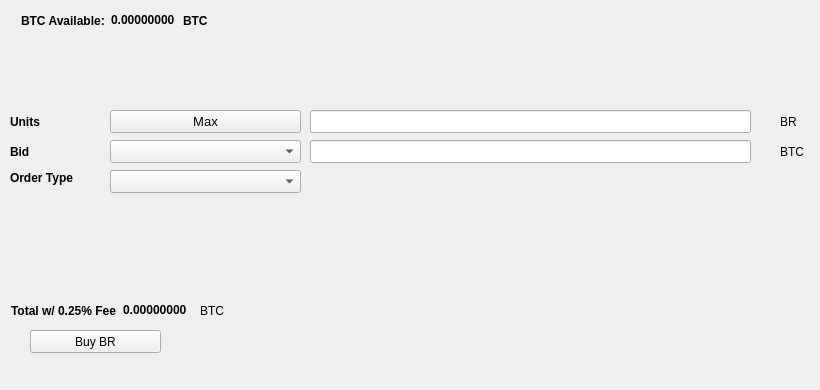
   <widget class="QWidget" name="BuyTab">
    <attribute name="title">
     <string>Buy</string>
    </attribute>
    <widget class="QPushButton" name="BuyBR">
     <property name="geometry">
      <rect>
       <x>30</x>
       <y>330</y>
       <width>131</width>
       <height>23</height>
      </rect>
     </property>
     <property name="text">
      <string>Buy BR</string>
     </property>
     <property name="icon">
      <iconset resource="../bitcoinreal.qrc">
       <normaloff>:/icons/bitcoin</normaloff>:/icons/bitcoin</iconset>
     </property>
    </widget>
    <widget class="QLabel" name="label_3">
     <property name="geometry">
      <rect>
       <x>10</x>
       <y>110</y>
       <width>46</width>
       <height>23</height>
      </rect>
     </property>
     <property name="font">
      <font>
       <weight>75</weight>
       <bold>true</bold>
      </font>
     </property>
     <property name="text">
      <string>Units</string>
     </property>
    </widget>
    <widget class="QLineEdit" name="UnitsInput">
     <property name="geometry">
      <rect>
       <x>310</x>
       <y>110</y>
       <width>441</width>
       <height>23</height>
      </rect>
     </property>
     <property name="font">
      <font>
       <pointsize>9</pointsize>
       <weight>75</weight>
       <bold>true</bold>
      </font>
     </property>
    </widget>
    <widget class="QLineEdit" name="BuyBidPriceEdit">
     <property name="geometry">
      <rect>
       <x>310</x>
       <y>140</y>
       <width>441</width>
       <height>23</height>
      </rect>
     </property>
     <property name="font">
      <font>
       <pointsize>9</pointsize>
       <weight>75</weight>
       <bold>true</bold>
      </font>
     </property>
    </widget>
    <widget class="QLabel" name="label_4">
     <property name="geometry">
      <rect>
       <x>780</x>
       <y>110</y>
       <width>31</width>
       <height>23</height>
      </rect>
     </property>
     <property name="text">
      <string>BR</string>
     </property>
    </widget>
    <widget class="QLabel" name="label_5">
     <property name="geometry">
      <rect>
       <x>780</x>
       <y>140</y>
       <width>31</width>
       <height>23</height>
      </rect>
     </property>
     <property name="text">
      <string>BTC</string>
     </property>
    </widget>
    <widget class="QLabel" name="label_6">
     <property name="geometry">
      <rect>
       <x>10</x>
       <y>140</y>
       <width>46</width>
       <height>23</height>
      </rect>
     </property>
     <property name="font">
      <font>
       <weight>75</weight>
       <bold>true</bold>
      </font>
     </property>
     <property name="text">
      <string>Bid</string>
     </property>
    </widget>
    <widget class="QLabel" name="label_7">
     <property name="geometry">
      <rect>
       <x>10</x>
       <y>170</y>
       <width>91</width>
       <height>16</height>
      </rect>
     </property>
     <property name="font">
      <font>
       <weight>75</weight>
       <bold>true</bold>
      </font>
     </property>
     <property name="text">
      <string>Order Type</string>
     </property>
    </widget>
    <widget class="QPushButton" name="Buy_Max_Amount">
     <property name="geometry">
      <rect>
       <x>110</x>
       <y>110</y>
       <width>191</width>
       <height>23</height>
      </rect>
     </property>
     <property name="font">
      <font>
       <pointsize>10</pointsize>
      </font>
     </property>
     <property name="text">
      <string>Max</string>
     </property>
    </widget>
    <widget class="QComboBox" name="BuyBidcomboBox">
     <property name="geometry">
      <rect>
       <x>110</x>
       <y>140</y>
       <width>191</width>
       <height>23</height>
      </rect>
     </property>
     <property name="font">
      <font>
       <pointsize>10</pointsize>
      </font>
     </property>
    </widget>
    <widget class="QComboBox" name="buyOrdertypeCombo">
     <property name="geometry">
      <rect>
       <x>110</x>
       <y>170</y>
       <width>191</width>
       <height>23</height>
      </rect>
     </property>
     <property name="font">
      <font>
       <pointsize>10</pointsize>
      </font>
     </property>
    </widget>
    <widget class="QWidget" name="layoutWidget1">
     <property name="geometry">
      <rect>
       <x>21</x>
       <y>11</y>
       <width>227</width>
       <height>19</height>
      </rect>
     </property>
     <layout class="QHBoxLayout" name="horizontalLayout_3">
      <item>
       <widget class="QLabel" name="label232">
        <property name="font">
         <font>
          <weight>75</weight>
          <bold>true</bold>
         </font>
        </property>
        <property name="text">
         <string>BTC Available:</string>
        </property>
       </widget>
      </item>
      <item>
       <widget class="QLabel" name="BtcAvailableLbl">
        <property name="palette">
         <palette>
          <active>
           <colorrole role="WindowText">
            <brush brushstyle="SolidPattern">
             <color alpha="255">
              <red>0</red>
              <green>0</green>
              <blue>0</blue>
             </color>
            </brush>
           </colorrole>
           <colorrole role="Button">
            <brush brushstyle="SolidPattern">
             <color alpha="255">
              <red>0</red>
              <green>170</green>
              <blue>0</blue>
             </color>
            </brush>
           </colorrole>
           <colorrole role="Light">
            <brush brushstyle="SolidPattern">
             <color alpha="255">
              <red>0</red>
              <green>255</green>
              <blue>0</blue>
             </color>
            </brush>
           </colorrole>
           <colorrole role="Midlight">
            <brush brushstyle="SolidPattern">
             <color alpha="255">
              <red>0</red>
              <green>212</green>
              <blue>0</blue>
             </color>
            </brush>
           </colorrole>
           <colorrole role="Dark">
            <brush brushstyle="SolidPattern">
             <color alpha="255">
              <red>0</red>
              <green>85</green>
              <blue>0</blue>
             </color>
            </brush>
           </colorrole>
           <colorrole role="Mid">
            <brush brushstyle="SolidPattern">
             <color alpha="255">
              <red>0</red>
              <green>113</green>
              <blue>0</blue>
             </color>
            </brush>
           </colorrole>
           <colorrole role="Text">
            <brush brushstyle="SolidPattern">
             <color alpha="255">
              <red>0</red>
              <green>170</green>
              <blue>0</blue>
             </color>
            </brush>
           </colorrole>
           <colorrole role="BrightText">
            <brush brushstyle="SolidPattern">
             <color alpha="255">
              <red>255</red>
              <green>255</green>
              <blue>255</blue>
             </color>
            </brush>
           </colorrole>
           <colorrole role="ButtonText">
            <brush brushstyle="SolidPattern">
             <color alpha="255">
              <red>0</red>
              <green>0</green>
              <blue>0</blue>
             </color>
            </brush>
           </colorrole>
           <colorrole role="Base">
            <brush brushstyle="SolidPattern">
             <color alpha="255">
              <red>255</red>
              <green>255</green>
              <blue>255</blue>
             </color>
            </brush>
           </colorrole>
           <colorrole role="Window">
            <brush brushstyle="SolidPattern">
             <color alpha="255">
              <red>0</red>
              <green>170</green>
              <blue>0</blue>
             </color>
            </brush>
           </colorrole>
           <colorrole role="Shadow">
            <brush brushstyle="SolidPattern">
             <color alpha="255">
              <red>0</red>
              <green>0</green>
              <blue>0</blue>
             </color>
            </brush>
           </colorrole>
           <colorrole role="AlternateBase">
            <brush brushstyle="SolidPattern">
             <color alpha="255">
              <red>127</red>
              <green>212</green>
              <blue>127</blue>
             </color>
            </brush>
           </colorrole>
           <colorrole role="ToolTipBase">
            <brush brushstyle="SolidPattern">
             <color alpha="255">
              <red>255</red>
              <green>255</green>
              <blue>220</blue>
             </color>
            </brush>
           </colorrole>
           <colorrole role="ToolTipText">
            <brush brushstyle="SolidPattern">
             <color alpha="255">
              <red>0</red>
              <green>0</green>
              <blue>0</blue>
             </color>
            </brush>
           </colorrole>
          </active>
          <inactive>
           <colorrole role="WindowText">
            <brush brushstyle="SolidPattern">
             <color alpha="255">
              <red>0</red>
              <green>0</green>
              <blue>0</blue>
             </color>
            </brush>
           </colorrole>
           <colorrole role="Button">
            <brush brushstyle="SolidPattern">
             <color alpha="255">
              <red>0</red>
              <green>170</green>
              <blue>0</blue>
             </color>
            </brush>
           </colorrole>
           <colorrole role="Light">
            <brush brushstyle="SolidPattern">
             <color alpha="255">
              <red>0</red>
              <green>255</green>
              <blue>0</blue>
             </color>
            </brush>
           </colorrole>
           <colorrole role="Midlight">
            <brush brushstyle="SolidPattern">
             <color alpha="255">
              <red>0</red>
              <green>212</green>
              <blue>0</blue>
             </color>
            </brush>
           </colorrole>
           <colorrole role="Dark">
            <brush brushstyle="SolidPattern">
             <color alpha="255">
              <red>0</red>
              <green>85</green>
              <blue>0</blue>
             </color>
            </brush>
           </colorrole>
           <colorrole role="Mid">
            <brush brushstyle="SolidPattern">
             <color alpha="255">
              <red>0</red>
              <green>113</green>
              <blue>0</blue>
             </color>
            </brush>
           </colorrole>
           <colorrole role="Text">
            <brush brushstyle="SolidPattern">
             <color alpha="255">
              <red>0</red>
              <green>170</green>
              <blue>0</blue>
             </color>
            </brush>
           </colorrole>
           <colorrole role="BrightText">
            <brush brushstyle="SolidPattern">
             <color alpha="255">
              <red>255</red>
              <green>255</green>
              <blue>255</blue>
             </color>
            </brush>
           </colorrole>
           <colorrole role="ButtonText">
            <brush brushstyle="SolidPattern">
             <color alpha="255">
              <red>0</red>
              <green>0</green>
              <blue>0</blue>
             </color>
            </brush>
           </colorrole>
           <colorrole role="Base">
            <brush brushstyle="SolidPattern">
             <color alpha="255">
              <red>255</red>
              <green>255</green>
              <blue>255</blue>
             </color>
            </brush>
           </colorrole>
           <colorrole role="Window">
            <brush brushstyle="SolidPattern">
             <color alpha="255">
              <red>0</red>
              <green>170</green>
              <blue>0</blue>
             </color>
            </brush>
           </colorrole>
           <colorrole role="Shadow">
            <brush brushstyle="SolidPattern">
             <color alpha="255">
              <red>0</red>
              <green>0</green>
              <blue>0</blue>
             </color>
            </brush>
           </colorrole>
           <colorrole role="AlternateBase">
            <brush brushstyle="SolidPattern">
             <color alpha="255">
              <red>127</red>
              <green>212</green>
              <blue>127</blue>
             </color>
            </brush>
           </colorrole>
           <colorrole role="ToolTipBase">
            <brush brushstyle="SolidPattern">
             <color alpha="255">
              <red>255</red>
              <green>255</green>
              <blue>220</blue>
             </color>
            </brush>
           </colorrole>
           <colorrole role="ToolTipText">
            <brush brushstyle="SolidPattern">
             <color alpha="255">
              <red>0</red>
              <green>0</green>
              <blue>0</blue>
             </color>
            </brush>
           </colorrole>
          </inactive>
          <disabled>
           <colorrole role="WindowText">
            <brush brushstyle="SolidPattern">
             <color alpha="255">
              <red>0</red>
              <green>85</green>
              <blue>0</blue>
             </color>
            </brush>
           </colorrole>
           <colorrole role="Button">
            <brush brushstyle="SolidPattern">
             <color alpha="255">
              <red>0</red>
              <green>170</green>
              <blue>0</blue>
             </color>
            </brush>
           </colorrole>
           <colorrole role="Light">
            <brush brushstyle="SolidPattern">
             <color alpha="255">
              <red>0</red>
              <green>255</green>
              <blue>0</blue>
             </color>
            </brush>
           </colorrole>
           <colorrole role="Midlight">
            <brush brushstyle="SolidPattern">
             <color alpha="255">
              <red>0</red>
              <green>212</green>
              <blue>0</blue>
             </color>
            </brush>
           </colorrole>
           <colorrole role="Dark">
            <brush brushstyle="SolidPattern">
             <color alpha="255">
              <red>0</red>
              <green>85</green>
              <blue>0</blue>
             </color>
            </brush>
           </colorrole>
           <colorrole role="Mid">
            <brush brushstyle="SolidPattern">
             <color alpha="255">
              <red>0</red>
              <green>113</green>
              <blue>0</blue>
             </color>
            </brush>
           </colorrole>
           <colorrole role="Text">
            <brush brushstyle="SolidPattern">
             <color alpha="255">
              <red>0</red>
              <green>85</green>
              <blue>0</blue>
             </color>
            </brush>
           </colorrole>
           <colorrole role="BrightText">
            <brush brushstyle="SolidPattern">
             <color alpha="255">
              <red>255</red>
              <green>255</green>
              <blue>255</blue>
             </color>
            </brush>
           </colorrole>
           <colorrole role="ButtonText">
            <brush brushstyle="SolidPattern">
             <color alpha="255">
              <red>0</red>
              <green>85</green>
              <blue>0</blue>
             </color>
            </brush>
           </colorrole>
           <colorrole role="Base">
            <brush brushstyle="SolidPattern">
             <color alpha="255">
              <red>0</red>
              <green>170</green>
              <blue>0</blue>
             </color>
            </brush>
           </colorrole>
           <colorrole role="Window">
            <brush brushstyle="SolidPattern">
             <color alpha="255">
              <red>0</red>
              <green>170</green>
              <blue>0</blue>
             </color>
            </brush>
           </colorrole>
           <colorrole role="Shadow">
            <brush brushstyle="SolidPattern">
             <color alpha="255">
              <red>0</red>
              <green>0</green>
              <blue>0</blue>
             </color>
            </brush>
           </colorrole>
           <colorrole role="AlternateBase">
            <brush brushstyle="SolidPattern">
             <color alpha="255">
              <red>0</red>
              <green>170</green>
              <blue>0</blue>
             </color>
            </brush>
           </colorrole>
           <colorrole role="ToolTipBase">
            <brush brushstyle="SolidPattern">
             <color alpha="255">
              <red>255</red>
              <green>255</green>
              <blue>220</blue>
             </color>
            </brush>
           </colorrole>
           <colorrole role="ToolTipText">
            <brush brushstyle="SolidPattern">
             <color alpha="255">
              <red>0</red>
              <green>0</green>
              <blue>0</blue>
             </color>
            </brush>
           </colorrole>
          </disabled>
         </palette>
        </property>
        <property name="font">
         <font>
          <weight>75</weight>
          <bold>true</bold>
         </font>
        </property>
        <property name="text">
         <string>0.00000000</string>
        </property>
        <property name="textInteractionFlags">
         <set>Qt::LinksAccessibleByMouse|Qt::TextSelectableByKeyboard|Qt::TextSelectableByMouse</set>
        </property>
       </widget>
      </item>
      <item>
       <widget class="QLabel" name="BtcAvailableLbl_2">
        <property name="font">
         <font>
          <weight>75</weight>
          <bold>true</bold>
         </font>
        </property>
        <property name="text">
         <string>BTC</string>
        </property>
       </widget>
      </item>
     </layout>
    </widget>
    <widget class="QWidget" name="layoutWidge2">
     <property name="geometry">
      <rect>
       <x>11</x>
       <y>301</y>
       <width>259</width>
       <height>19</height>
      </rect>
     </property>
     <layout class="QHBoxLayout" name="horizontalLayout_4">
      <item>
       <widget class="QLabel" name="label_9">
        <property name="font">
         <font>
          <weight>75</weight>
          <bold>true</bold>
         </font>
        </property>
        <property name="text">
         <string>Total w/ 0.25% Fee</string>
        </property>
       </widget>
      </item>
      <item>
       <widget class="QLabel" name="BuyCostLabel">
        <property name="palette">
         <palette>
          <active>
           <colorrole role="WindowText">
            <brush brushstyle="SolidPattern">
             <color alpha="255">
              <red>0</red>
              <green>0</green>
              <blue>0</blue>
             </color>
            </brush>
           </colorrole>
           <colorrole role="Button">
            <brush brushstyle="SolidPattern">
             <color alpha="255">
              <red>0</red>
              <green>170</green>
              <blue>0</blue>
             </color>
            </brush>
           </colorrole>
           <colorrole role="Light">
            <brush brushstyle="SolidPattern">
             <color alpha="255">
              <red>0</red>
              <green>255</green>
              <blue>0</blue>
             </color>
            </brush>
           </colorrole>
           <colorrole role="Midlight">
            <brush brushstyle="SolidPattern">
             <color alpha="255">
              <red>0</red>
              <green>212</green>
              <blue>0</blue>
             </color>
            </brush>
           </colorrole>
           <colorrole role="Dark">
            <brush brushstyle="SolidPattern">
             <color alpha="255">
              <red>0</red>
              <green>85</green>
              <blue>0</blue>
             </color>
            </brush>
           </colorrole>
           <colorrole role="Mid">
            <brush brushstyle="SolidPattern">
             <color alpha="255">
              <red>0</red>
              <green>113</green>
              <blue>0</blue>
             </color>
            </brush>
           </colorrole>
           <colorrole role="Text">
            <brush brushstyle="SolidPattern">
             <color alpha="255">
              <red>0</red>
              <green>170</green>
              <blue>0</blue>
             </color>
            </brush>
           </colorrole>
           <colorrole role="BrightText">
            <brush brushstyle="SolidPattern">
             <color alpha="255">
              <red>255</red>
              <green>255</green>
              <blue>255</blue>
             </color>
            </brush>
           </colorrole>
           <colorrole role="ButtonText">
            <brush brushstyle="SolidPattern">
             <color alpha="255">
              <red>0</red>
              <green>0</green>
              <blue>0</blue>
             </color>
            </brush>
           </colorrole>
           <colorrole role="Base">
            <brush brushstyle="SolidPattern">
             <color alpha="255">
              <red>255</red>
              <green>255</green>
              <blue>255</blue>
             </color>
            </brush>
           </colorrole>
           <colorrole role="Window">
            <brush brushstyle="SolidPattern">
             <color alpha="255">
              <red>0</red>
              <green>170</green>
              <blue>0</blue>
             </color>
            </brush>
           </colorrole>
           <colorrole role="Shadow">
            <brush brushstyle="SolidPattern">
             <color alpha="255">
              <red>0</red>
              <green>0</green>
              <blue>0</blue>
             </color>
            </brush>
           </colorrole>
           <colorrole role="AlternateBase">
            <brush brushstyle="SolidPattern">
             <color alpha="255">
              <red>127</red>
              <green>212</green>
              <blue>127</blue>
             </color>
            </brush>
           </colorrole>
           <colorrole role="ToolTipBase">
            <brush brushstyle="SolidPattern">
             <color alpha="255">
              <red>255</red>
              <green>255</green>
              <blue>220</blue>
             </color>
            </brush>
           </colorrole>
           <colorrole role="ToolTipText">
            <brush brushstyle="SolidPattern">
             <color alpha="255">
              <red>0</red>
              <green>0</green>
              <blue>0</blue>
             </color>
            </brush>
           </colorrole>
          </active>
          <inactive>
           <colorrole role="WindowText">
            <brush brushstyle="SolidPattern">
             <color alpha="255">
              <red>0</red>
              <green>0</green>
              <blue>0</blue>
             </color>
            </brush>
           </colorrole>
           <colorrole role="Button">
            <brush brushstyle="SolidPattern">
             <color alpha="255">
              <red>0</red>
              <green>170</green>
              <blue>0</blue>
             </color>
            </brush>
           </colorrole>
           <colorrole role="Light">
            <brush brushstyle="SolidPattern">
             <color alpha="255">
              <red>0</red>
              <green>255</green>
              <blue>0</blue>
             </color>
            </brush>
           </colorrole>
           <colorrole role="Midlight">
            <brush brushstyle="SolidPattern">
             <color alpha="255">
              <red>0</red>
              <green>212</green>
              <blue>0</blue>
             </color>
            </brush>
           </colorrole>
           <colorrole role="Dark">
            <brush brushstyle="SolidPattern">
             <color alpha="255">
              <red>0</red>
              <green>85</green>
              <blue>0</blue>
             </color>
            </brush>
           </colorrole>
           <colorrole role="Mid">
            <brush brushstyle="SolidPattern">
             <color alpha="255">
              <red>0</red>
              <green>113</green>
              <blue>0</blue>
             </color>
            </brush>
           </colorrole>
           <colorrole role="Text">
            <brush brushstyle="SolidPattern">
             <color alpha="255">
              <red>0</red>
              <green>170</green>
              <blue>0</blue>
             </color>
            </brush>
           </colorrole>
           <colorrole role="BrightText">
            <brush brushstyle="SolidPattern">
             <color alpha="255">
              <red>255</red>
              <green>255</green>
              <blue>255</blue>
             </color>
            </brush>
           </colorrole>
           <colorrole role="ButtonText">
            <brush brushstyle="SolidPattern">
             <color alpha="255">
              <red>0</red>
              <green>0</green>
              <blue>0</blue>
             </color>
            </brush>
           </colorrole>
           <colorrole role="Base">
            <brush brushstyle="SolidPattern">
             <color alpha="255">
              <red>255</red>
              <green>255</green>
              <blue>255</blue>
             </color>
            </brush>
           </colorrole>
           <colorrole role="Window">
            <brush brushstyle="SolidPattern">
             <color alpha="255">
              <red>0</red>
              <green>170</green>
              <blue>0</blue>
             </color>
            </brush>
           </colorrole>
           <colorrole role="Shadow">
            <brush brushstyle="SolidPattern">
             <color alpha="255">
              <red>0</red>
              <green>0</green>
              <blue>0</blue>
             </color>
            </brush>
           </colorrole>
           <colorrole role="AlternateBase">
            <brush brushstyle="SolidPattern">
             <color alpha="255">
              <red>127</red>
              <green>212</green>
              <blue>127</blue>
             </color>
            </brush>
           </colorrole>
           <colorrole role="ToolTipBase">
            <brush brushstyle="SolidPattern">
             <color alpha="255">
              <red>255</red>
              <green>255</green>
              <blue>220</blue>
             </color>
            </brush>
           </colorrole>
           <colorrole role="ToolTipText">
            <brush brushstyle="SolidPattern">
             <color alpha="255">
              <red>0</red>
              <green>0</green>
              <blue>0</blue>
             </color>
            </brush>
           </colorrole>
          </inactive>
          <disabled>
           <colorrole role="WindowText">
            <brush brushstyle="SolidPattern">
             <color alpha="255">
              <red>0</red>
              <green>85</green>
              <blue>0</blue>
             </color>
            </brush>
           </colorrole>
           <colorrole role="Button">
            <brush brushstyle="SolidPattern">
             <color alpha="255">
              <red>0</red>
              <green>170</green>
              <blue>0</blue>
             </color>
            </brush>
           </colorrole>
           <colorrole role="Light">
            <brush brushstyle="SolidPattern">
             <color alpha="255">
              <red>0</red>
              <green>255</green>
              <blue>0</blue>
             </color>
            </brush>
           </colorrole>
           <colorrole role="Midlight">
            <brush brushstyle="SolidPattern">
             <color alpha="255">
              <red>0</red>
              <green>212</green>
              <blue>0</blue>
             </color>
            </brush>
           </colorrole>
           <colorrole role="Dark">
            <brush brushstyle="SolidPattern">
             <color alpha="255">
              <red>0</red>
              <green>85</green>
              <blue>0</blue>
             </color>
            </brush>
           </colorrole>
           <colorrole role="Mid">
            <brush brushstyle="SolidPattern">
             <color alpha="255">
              <red>0</red>
              <green>113</green>
              <blue>0</blue>
             </color>
            </brush>
           </colorrole>
           <colorrole role="Text">
            <brush brushstyle="SolidPattern">
             <color alpha="255">
              <red>0</red>
              <green>85</green>
              <blue>0</blue>
             </color>
            </brush>
           </colorrole>
           <colorrole role="BrightText">
            <brush brushstyle="SolidPattern">
             <color alpha="255">
              <red>255</red>
              <green>255</green>
              <blue>255</blue>
             </color>
            </brush>
           </colorrole>
           <colorrole role="ButtonText">
            <brush brushstyle="SolidPattern">
             <color alpha="255">
              <red>0</red>
              <green>85</green>
              <blue>0</blue>
             </color>
            </brush>
           </colorrole>
           <colorrole role="Base">
            <brush brushstyle="SolidPattern">
             <color alpha="255">
              <red>0</red>
              <green>170</green>
              <blue>0</blue>
             </color>
            </brush>
           </colorrole>
           <colorrole role="Window">
            <brush brushstyle="SolidPattern">
             <color alpha="255">
              <red>0</red>
              <green>170</green>
              <blue>0</blue>
             </color>
            </brush>
           </colorrole>
           <colorrole role="Shadow">
            <brush brushstyle="SolidPattern">
             <color alpha="255">
              <red>0</red>
              <green>0</green>
              <blue>0</blue>
             </color>
            </brush>
           </colorrole>
           <colorrole role="AlternateBase">
            <brush brushstyle="SolidPattern">
             <color alpha="255">
              <red>0</red>
              <green>170</green>
              <blue>0</blue>
             </color>
            </brush>
           </colorrole>
           <colorrole role="ToolTipBase">
            <brush brushstyle="SolidPattern">
             <color alpha="255">
              <red>255</red>
              <green>255</green>
              <blue>220</blue>
             </color>
            </brush>
           </colorrole>
           <colorrole role="ToolTipText">
            <brush brushstyle="SolidPattern">
             <color alpha="255">
              <red>0</red>
              <green>0</green>
              <blue>0</blue>
             </color>
            </brush>
           </colorrole>
          </disabled>
         </palette>
        </property>
        <property name="font">
         <font>
          <weight>75</weight>
          <bold>true</bold>
         </font>
        </property>
        <property name="autoFillBackground">
         <bool>false</bool>
        </property>
        <property name="text">
         <string>0.00000000</string>
        </property>
        <property name="textInteractionFlags">
         <set>Qt::LinksAccessibleByMouse|Qt::TextSelectableByMouse</set>
        </property>
       </widget>
      </item>
      <item>
       <widget class="QLabel" name="label_10">
        <property name="font">
         <font>
          <weight>50</weight>
          <bold>false</bold>
         </font>
        </property>
        <property name="text">
         <string>BTC</string>
        </property>
       </widget>
      </item>
     </layout>
    </widget>
    <widget class="QLabel" name="label_24">
     <property name="geometry">
      <rect>
       <x>460</x>
       <y>300</y>
       <width>281</width>
       <height>81</height>
      </rect>
     </property>
     <property name="text">
      <string/>
     </property>
     <property name="pixmap">
      <pixmap>:/images/bittrex</pixmap>
     </property>
    </widget>
   </widget>
